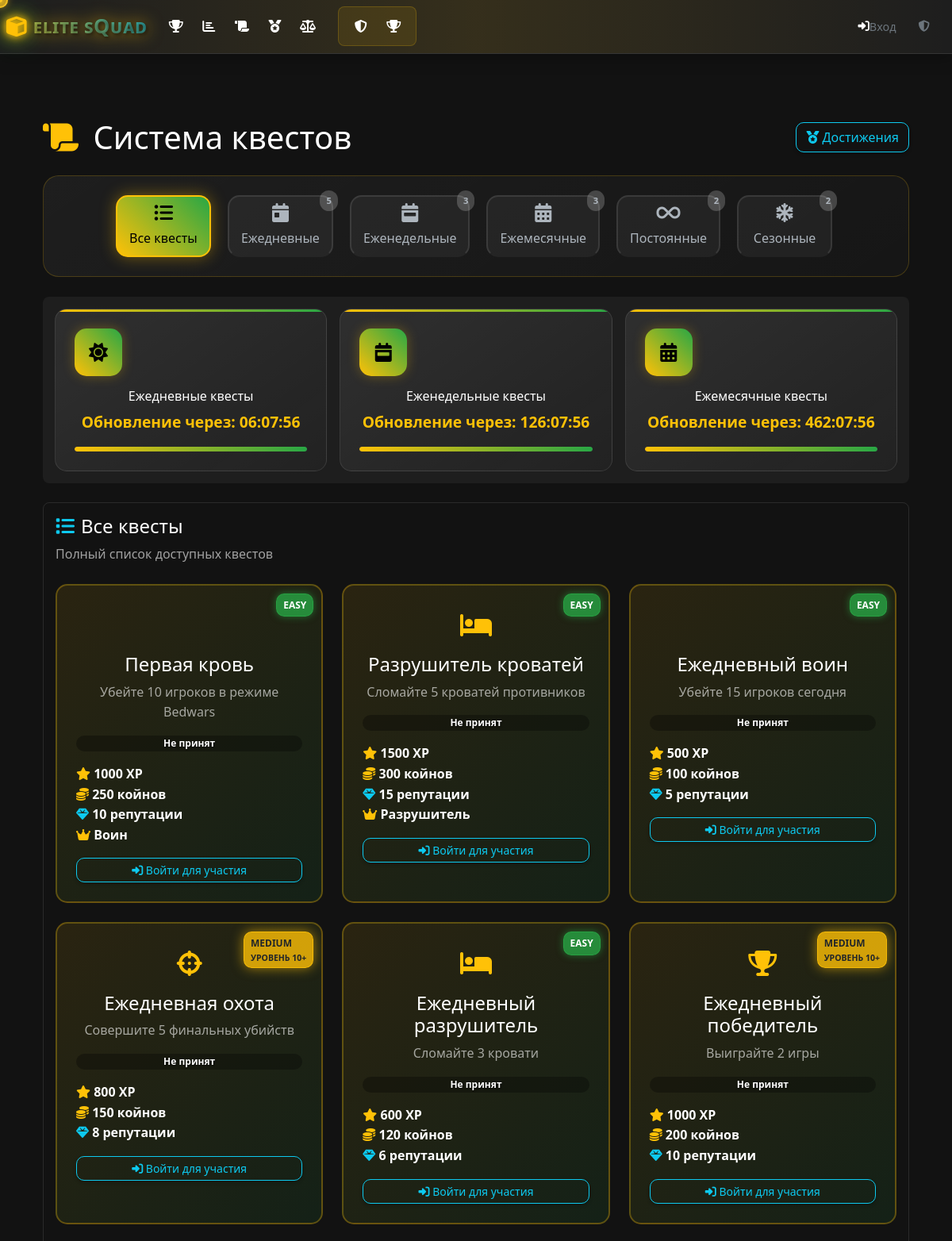
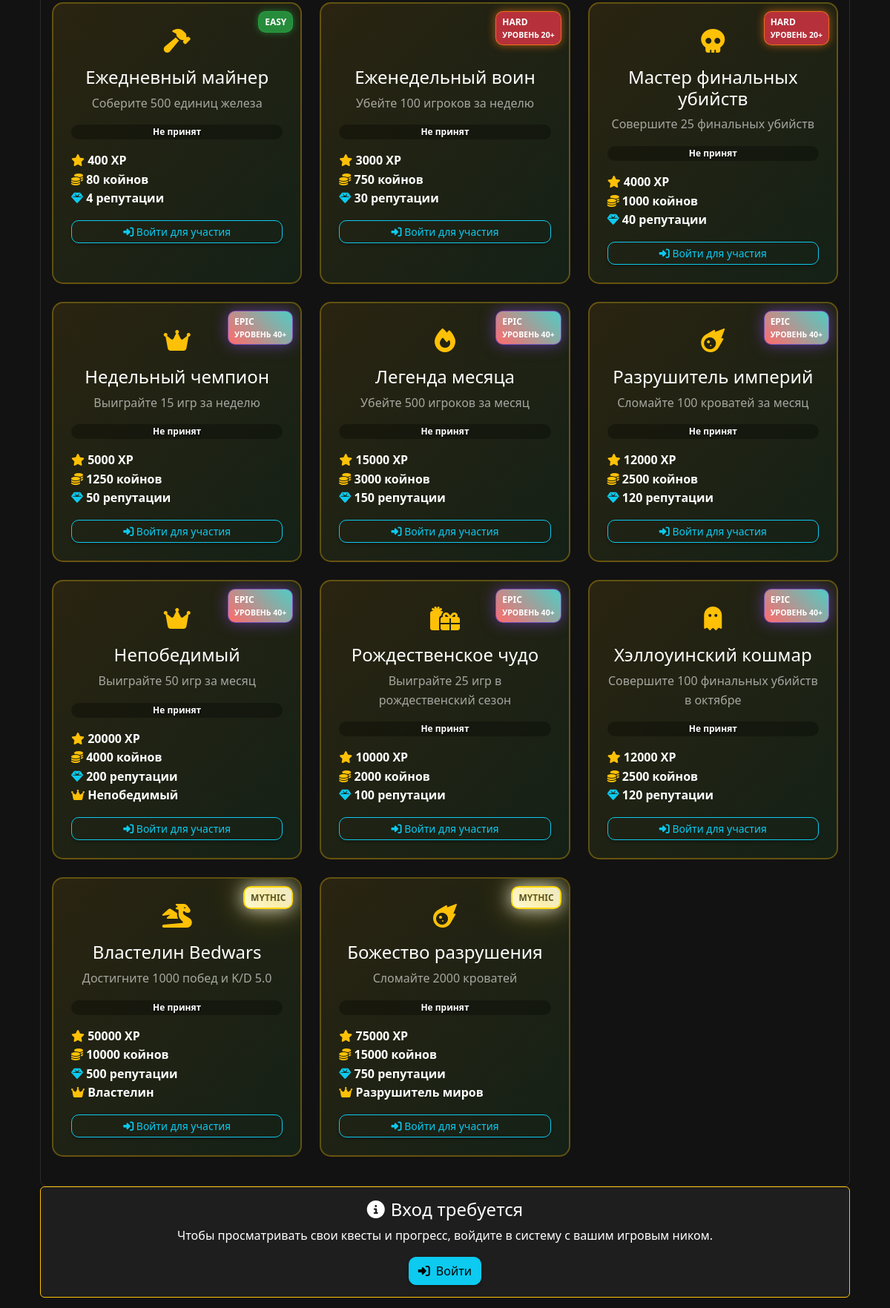
The app's page /quests (upper part) with its own data (2 pictures, top to bottom).
### models.py (models this page shows, shortened)
class Quest(db.Model):
    id = db.Column(db.Integer, primary_key=True)
    title = db.Column(db.String(200), nullable=False)
    description = db.Column(db.Text, nullable=False)
    type = db.Column(db.String(50), nullable=False)  # kills, beds, wins, etc.
    target_value = db.Column(db.Integer, nullable=False)
    reward_xp = db.Column(db.Integer, default=0)
    reward_coins = db.Column(db.Integer, default=0)
    reward_reputation = db.Column(db.Integer, default=0)
    reward_title = db.Column(db.String(100), nullable=True)
    reward_role = db.Column(db.String(100), nullable=True)
    icon = db.Column(db.String(50), default='fas fa-trophy')
    difficulty = db.Column(db.String(20), default='medium', nullable=False)  # easy, medium, hard, epic
    quest_category = db.Column(db.String(20), default='permanent', nullable=False)  # daily, weekly, monthly, thematic, mythic, permanent
    is_active = db.Column(db.Boolean, default=True)
    is_repeatable = db.Column(db.Boolean, default=True)
    expires_at = db.Column(db.DateTime, nullable=True)
    created_at = db.Column(db.DateTime, default=datetime.utcnow)
    last_refresh = db.Column(db.DateTime, default=datetime.utcnow)
    player_quests = db.relationship('PlayerQuest', backref='quest', lazy=True, cascade='all, delete-orphan')
    @classmethod
    def get_active_quests(cls):
        return cls.query.filter_by(is_active=True).all()
    @classmethod
    def refresh_timed_quests(cls):
        from datetime import datetime, timedelta, date
        current_time = datetime.utcnow()
        current_date = current_time.date()
        daily_quests = cls.query.filter_by(quest_category='daily', is_active=True).all()
        for quest in daily_quests:
            if not quest.last_refresh or quest.last_refresh.date() < current_date:
                quest.last_refresh = current_time
                PlayerQuest.query.filter_by(quest_id=quest.id).update({
                    'is_completed': False,
                    'is_accepted': False,
                    'current_progress': 0,
                    'baseline_value': 0
                })
        weekly_quests = cls.query.filter_by(quest_category='weekly', is_active=True).all()
        for quest in weekly_quests:
            if not quest.last_refresh:
                quest.last_refresh = current_time
                continue
            last_monday = current_date - timedelta(days=current_date.weekday())
            quest_monday = quest.last_refresh.date() - timedelta(days=quest.last_refresh.date().weekday())
        monthly_quests = cls.query.filter_by(quest_category='monthly', is_active=True).all()
        for quest in monthly_quests:
            if not quest.last_refresh:
                quest.last_refresh = current_time
                continue
        db.session.commit()

### routes.py (the view)
@app.route('/quests')
def quests():
    player_nickname = session.get('player_nickname')
    current_player = None
    player_progress = {}
    if player_nickname:
        current_player = Player.query.filter_by(nickname=player_nickname).first()
        if current_player:
            player_quests = PlayerQuest.query.filter_by(player_id=current_player.id).all()
            for pq in player_quests:
                player_progress[pq.quest_id] = pq
    Quest.refresh_timed_quests()
    all_quests = Quest.get_active_quests()
    daily_quests = [q for q in all_quests if q.quest_category == 'daily']
    weekly_quests = [q for q in all_quests if q.quest_category == 'weekly']
    monthly_quests = [q for q in all_quests if q.quest_category == 'monthly']
    permanent_quests = [q for q in all_quests if q.quest_category == 'permanent']
    seasonal_quests = [q for q in all_quests if q.quest_category in ['thematic', 'seasonal']]
    is_admin = session.get('is_admin', False)
    return render_template('quests.html',
                         quests=all_quests,
                         daily_quests=daily_quests,
                         weekly_quests=weekly_quests,
                         monthly_quests=monthly_quests,
                         permanent_quests=permanent_quests,
                         seasonal_quests=seasonal_quests,
                         player_progress=player_progress,
                         current_player=current_player,
                         is_admin=is_admin)

### templates/quests.html (shortened to what this page needs)
{% extends "base.html" %}
{% block content %}
<div class="container-fluid">
    <div class="row">
        <div class="col-12">
            <div class="d-flex justify-content-between align-items-center mb-4">
                <h1 class="mb-0">
                    <i class="fas fa-scroll text-warning me-2"></i>
                    Система квестов
                </h1>
                <div class="d-flex gap-2">
                    <a href="{{ url_for('achievements') }}" class="btn btn-outline-info">
                        <i class="fas fa-medal"></i> Достижения
                    </a>
                </div>
            </div>
            <div class="quest-categories-nav mb-4">
                <div class="category-tabs">
                    <button class="category-tab active" data-category="all">
                        <i class="fas fa-list-ul"></i>
                        <span>Все квесты</span>
                    </button>
                    <button class="category-tab" data-category="daily">
                        <i class="fas fa-calendar-day"></i>
                        <span>Ежедневные</span>
                        <div class="quest-count">{{ daily_quests|length if daily_quests else 0 }}</div>
                    </button>
                    <button class="category-tab" data-category="weekly">
                        <i class="fas fa-calendar-week"></i>
                        <span>Еженедельные</span>
                        <div class="quest-count">{{ weekly_quests|length if weekly_quests else 0 }}</div>
                    </button>
                    <button class="category-tab" data-category="monthly">
                        <i class="fas fa-calendar-alt"></i>
                        <span>Ежемесячные</span>
                        <div class="quest-count">{{ monthly_quests|length if monthly_quests else 0 }}</div>
                    </button>
                    <button class="category-tab" data-category="permanent">
                        <i class="fas fa-infinity"></i>
                        <span>Постоянные</span>
                        <div class="quest-count">{{ permanent_quests|length if permanent_quests else 0 }}</div>
                    </button>
                    <button class="category-tab" data-category="seasonal">
                        <i class="fas fa-snowflake"></i>
                        <span>Сезонные</span>
                        <div class="quest-count">{{ seasonal_quests|length if seasonal_quests else 0 }}</div>
                    </button>
                </div>
            </div>
            <div class="quest-timers-section mb-4">
                <div class="row g-3">
                    <div class="col-lg-4">
                        <div class="timer-card daily-timer">
                            <div class="timer-icon">
                                <i class="fas fa-sun"></i>
                            </div>
                            <div class="timer-content">
                                <h6>Ежедневные квесты</h6>
                                <div class="timer-display" id="dailyTimer">Обновление через: --:--:--</div>
                                <div class="timer-progress">
                                    <div class="progress-bar"></div>
                                </div>
                            </div>
                        </div>
                    </div>
                    <div class="col-lg-4">
                        <div class="timer-card weekly-timer">
                            <div class="timer-icon">
                                <i class="fas fa-calendar-week"></i>
                            </div>
                            <div class="timer-content">
                                <h6>Еженедельные квесты</h6>
                                <div class="timer-display" id="weeklyTimer">Обновление через: --:--:--</div>
                                <div class="timer-progress">
                                    <div class="progress-bar"></div>
                                </div>
                            </div>
                        </div>
                    </div>
                    <div class="col-lg-4">
                        <div class="timer-card monthly-timer">
                            <div class="timer-icon">
                                <i class="fas fa-calendar-alt"></i>
                            </div>
                            <div class="timer-content">
                                <h6>Ежемесячные квесты</h6>
                                <div class="timer-display" id="monthlyTimer">Обновление через: --:--:--</div>
                                <div class="timer-progress">
                                    <div class="progress-bar"></div>
                                </div>
                            </div>
                        </div>
                    </div>
                </div>
            </div>
            <div class="quests-container">
                <div class="quest-category" data-category="all">
                    <div class="category-header mb-4">
                        <h4><i class="fas fa-list text-info me-2"></i>Все квесты</h4>
                        <p class="text-muted">Полный список доступных квестов</p>
                    </div>
                    <div class="row">
                        {% for quest in quests %}
                        <div class="col-lg-4 col-md-6 mb-4 quest-item" data-category="{{ quest.quest_category }}">
                            {% include 'quest_card.html' %}
                        </div>
                        {% endfor %}
                    </div>
                </div>
            </div>
            {% if current_player %}
            <div class="quest-stats">
                <div class="row text-center">
                    <div class="col-md-3">
                        <div class="stat-item">
                            <i class="fas fa-user text-info fa-2x mb-2"></i>
                            <h4>{{ current_player.nickname }}</h4>
                            <p class="text-muted">{{ current_player.role }}</p>
                        </div>
                    </div>
                    <div class="col-md-3">
                        <div class="stat-item">
                            <i class="fas fa-star text-warning fa-2x mb-2"></i>
                            <h4>{{ current_player.level }}</h4>
                            <p class="text-muted">Уровень</p>
                        </div>
                    </div>
                    <div class="col-md-3">
                        <div class="stat-item">
                            <i class="fas fa-trophy text-success fa-2x mb-2"></i>
                            <h4>{{ player_progress|length }}</h4>
                            <p class="text-muted">Активных квестов</p>
                        </div>
                    </div>
                    <div class="col-md-3">
                        <div class="stat-item">
                            <i class="fas fa-check-circle text-info fa-2x mb-2"></i>
                            <h4>{{ player_progress.values() | selectattr('is_completed') | list | length }}</h4>
                            <p class="text-muted">Выполнено</p>
                        </div>
                    </div>
                </div>
            </div>
            {% else %}
            <div class="alert alert-info text-center">
                <h4><i class="fas fa-info-circle me-2"></i>Вход требуется</h4>
                <p>Чтобы просматривать свои квесты и прогресс, войдите в систему с вашим игровым ником.</p>
                <a href="{{ url_for('player_login') }}" class="btn btn-info">
                    <i class="fas fa-sign-in-alt me-2"></i>Войти
                </a>
            </div>
            {% endif %}
        </div>
    </div>
</div>
{% endblock %}

### templates/quest_card.html (shortened to what this page needs)
<div class="quest-card h-100 p-4 {% if quest.id in player_progress and player_progress[quest.id].is_completed %}completed{% endif %}">
    <div class="quest-difficulty difficulty-{{ quest.difficulty }}">
        {{ quest.difficulty|title }}
        {% if quest.difficulty == 'medium' %}
            <small class="d-block">Уровень 10+</small>
        {% elif quest.difficulty == 'hard' %}
            <small class="d-block">Уровень 20+</small>
        {% elif quest.difficulty == 'epic' %}
            <small class="d-block">Уровень 40+</small>
        {% endif %}
    </div>
    <div class="text-center mb-3">
        <div class="quest-icon {% if quest.id in player_progress and player_progress[quest.id].is_completed %}animate-bounce{% endif %}">
            <i class="{{ quest.icon }}"></i>
        </div>
        <h4 class="mb-2">{{ quest.title }}</h4>
        <p class="text-muted mb-3">{{ quest.description }}</p>
    </div>
    {% if quest.id in player_progress %}
    {% set progress = player_progress[quest.id] %}
    <div class="quest-progress mb-3">
        {% if progress.is_accepted %}
            <div class="quest-progress-bar" style="width: {{ progress.progress_percentage }}%"></div>
            <div class="quest-progress-text">
                {{ progress.current_progress }} / {{ quest.target_value }}
                ({{ progress.progress_percentage }}%)
            </div>
        {% else %}
            <div class="quest-progress-bar" style="width: 0%"></div>
            <div class="quest-progress-text">Не принят</div>
        {% endif %}
    </div>
    {% else %}
    <div class="quest-progress mb-3">
        <div class="quest-progress-text">Не принят</div>
    </div>
    {% endif %}
    <div class="quest-rewards mb-3">
        {% if quest.reward_xp > 0 %}
        <div class="reward-item">
            <i class="fas fa-star text-warning"></i>
            <strong>{{ quest.reward_xp }} XP</strong>
        </div>
        {% endif %}
        {% if quest.reward_coins > 0 %}
        <div class="reward-item">
            <i class="fas fa-coins text-warning"></i>
            <strong>{{ quest.reward_coins }} койнов</strong>
        </div>
        {% endif %}
        {% if quest.reward_reputation > 0 %}
        <div class="reward-item">
            <i class="fas fa-gem text-info"></i>
            <strong>{{ quest.reward_reputation }} репутации</strong>
        </div>
        {% endif %}
        {% if quest.reward_title %}
        <div class="reward-item">
            <i class="fas fa-crown text-warning"></i>
            <strong>{{ quest.reward_title }}</strong>
        </div>
        {% endif %}
    </div>
    {% if current_player %}
        {% if quest.id in player_progress %}
            {% set progress = player_progress[quest.id] %}
            {% if not progress.is_accepted %}
                <form method="POST" action="{{ url_for('accept_quest', quest_id=quest.id) }}" class="mt-3">
                    <button type="submit" class="btn btn-sm btn-warning w-100 clickable">
                        <i class="fas fa-play"></i> Принять квест
                    </button>
                </form>
            {% elif progress.is_completed %}
                <div class="mt-3">
                    <button class="btn btn-sm btn-success w-100" disabled>
                        <i class="fas fa-check"></i> Выполнен
                    </button>
                </div>
            {% else %}
                <div class="mt-3">
                    <button class="btn btn-sm btn-info w-100" disabled>
                        <i class="fas fa-hourglass-half"></i> В процессе
                    </button>
                </div>
            {% endif %}
        {% else %}
            <form method="POST" action="{{ url_for('accept_quest', quest_id=quest.id) }}" class="mt-3">
                <button type="submit" class="btn btn-sm btn-warning w-100 clickable">
                    <i class="fas fa-play"></i> Принять квест
                </button>
            </form>
        {% endif %}
    {% else %}
        <div class="mt-3">
            <a href="{{ url_for('player_login') }}" class="btn btn-sm btn-outline-info w-100">
                <i class="fas fa-sign-in-alt"></i> Войти для участия
            </a>
        </div>
    {% endif %}
</div>

### records on screen
Quest: difficulty "EASY", title "Первая кровь", description "Убейте 10 игроков в режиме Bedwars", shows "Не принят", reward_xp "1000", reward_coins "250", reward_reputation "10", reward_title "Воин"
Quest: difficulty "EASY", title "Разрушитель кроватей", description "Сломайте 5 кроватей противников", shows "Не принят", reward_xp "1500", reward_coins "300", reward_reputation "15", reward_title "Разрушитель"
Quest: difficulty "EASY", title "Ежедневный воин", description "Убейте 15 игроков сегодня", shows "Не принят", reward_xp "500", reward_coins "100", reward_reputation "5"
Quest: difficulty "MEDIUM", shows "УРОВЕНЬ 10+", title "Ежедневная охота", description "Совершите 5 финальных убийств", shows "Не принят", reward_xp "800", reward_coins "150", reward_reputation "8"
Quest: difficulty "EASY", title "Ежедневный разрушитель", description "Сломайте 3 кровати", shows "Не принят", reward_xp "600", reward_coins "120", reward_reputation "6"
Quest: difficulty "MEDIUM", shows "УРОВЕНЬ 10+", title "Ежедневный победитель", description "Выиграйте 2 игры", shows "Не принят", reward_xp "1000", reward_coins "200", reward_reputation "10"
Quest: difficulty "EASY", title "Ежедневный майнер", description "Соберите 500 единиц железа", shows "Не принят", reward_xp "400", reward_coins "80", reward_reputation "4"
Quest: difficulty "HARD", shows "УРОВЕНЬ 20+", title "Еженедельный воин", description "Убейте 100 игроков за неделю", shows "Не принят", reward_xp "3000", reward_coins "750", reward_reputation "30"
Quest: difficulty "HARD", shows "УРОВЕНЬ 20+", title "Мастер финальных убийств", description "Совершите 25 финальных убийств", shows "Не принят", reward_xp "4000", reward_coins "1000", reward_reputation "40"
Quest: difficulty "EPIC", shows "УРОВЕНЬ 40+", title "Недельный чемпион", description "Выиграйте 15 игр за неделю", shows "Не принят", reward_xp "5000", reward_coins "1250", reward_reputation "50"
Quest: difficulty "EPIC", shows "УРОВЕНЬ 40+", title "Легенда месяца", description "Убейте 500 игроков за месяц", shows "Не принят", reward_xp "15000", reward_coins "3000", reward_reputation "150"
Quest: difficulty "EPIC", shows "УРОВЕНЬ 40+", title "Разрушитель империй", description "Сломайте 100 кроватей за месяц", shows "Не принят", reward_xp "12000", reward_coins "2500", reward_reputation "120"
Quest: difficulty "EPIC", shows "УРОВЕНЬ 40+", title "Непобедимый", description "Выиграйте 50 игр за месяц", shows "Не принят", reward_xp "20000", reward_coins "4000", reward_reputation "200", reward_title "Непобедимый"
Quest: difficulty "EPIC", shows "УРОВЕНЬ 40+", title "Рождественское чудо", description "Выиграйте 25 игр в рождественский сезон", shows "Не принят", reward_xp "10000", reward_coins "2000", reward_reputation "100"
Quest: difficulty "EPIC", shows "УРОВЕНЬ 40+", title "Хэллоуинский кошмар", description "Совершите 100 финальных убийств в октябре", shows "Не принят", reward_xp "12000", reward_coins "2500", reward_reputation "120"
Quest: difficulty "MYTHIC", title "Властелин Bedwars", description "Достигните 1000 побед и K/D 5.0", shows "Не принят", reward_xp "50000", reward_coins "10000", reward_reputation "500", reward_title "Властелин"
Quest: difficulty "MYTHIC", title "Божество разрушения", description "Сломайте 2000 кроватей", shows "Не принят", reward_xp "75000", reward_coins "15000", reward_reputation "750", reward_title "Разрушитель миров"

### other values on screen
{{ 'login'|t }} "Вход"
{{ daily_quests|length if daily_quests else 0 }} "5"
{{ weekly_quests|length if weekly_quests else 0 }} "3"
{{ monthly_quests|length if monthly_quests else 0 }} "3"
{{ permanent_quests|length if permanent_quests else 0 }} "2"
{{ seasonal_quests|length if seasonal_quests else 0 }} "2"
